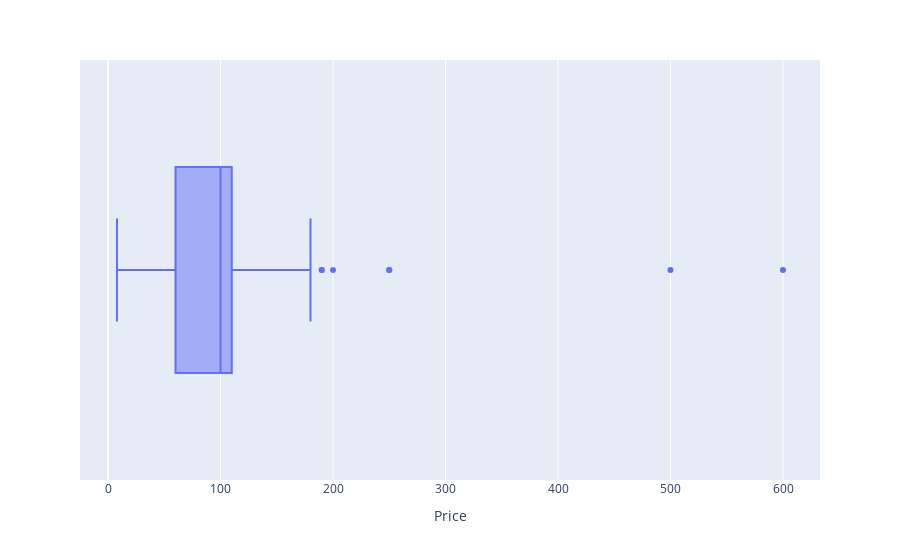

This figure's notebook cell:
### Code cell
fig=px.box(df,x='Price')
fig.show()

### Figure 1 — Plotly figure (JSON) as saved in the notebook; plotly's stock layout.template omitted (floating-point values rounded to 4 significant figures)
{"data": [{"alignmentgroup": "True", "hovertemplate": "Price=%{x}<extra></extra>", "legendgroup": "", "marker": {"color": "#636efa"}, "name": "", "notched": false, "offsetgroup": "", "orientation": "h", "showlegend": false, "type": "box", "x": [35.0, 102.7, 65.0, 100.0, 30.0, 102.7, 70.0, 500.0, 150.0, 40.0, 600.0, 80.0, 50.0, 200.0, 50.0, 70.0, 100.0, 30.0, 100.0, 102.7, 102.7, 20.0, 55.0, 65.0, 45.0, 25.0, 35.0, 40.0, 60.0, 15.0, 102.7, 102.7, 102.7, 50.0, 102.7, 102.7, 102.7, 8.0, 35.0, 20.0, 55.0, 65.0, 45.0, 25.0, 35.0, 40.0, 60.0, 15.0, 102.7, 102.7, 102.7, 102.7, 102.7, 102.7, 102.7, 102.7, 102.7, 102.7, 102.7, 90.0, 80.0, 85.0, 100.0, 90.0, 70.0, 110.0, 95.0, 90.0, 85.0, 150.0, 75.0, 95.0, 100.0, 110.0, 95.0, 125.0, 140.0, 130.0, 250.0, 180.0, 170.0, 160.0, 120.0, 110.0, 190.0, 60.0, 100.0, 130.0, 250.0, 180.0, 170.0, 160.0, 120.0, 110.0, 190.0, 60.0, 100.0], "x0": " ", "xaxis": "x", "y0": " ", "yaxis": "y"}], "layout": {"boxmode": "group", "legend": {"tracegroupgap": 0}, "margin": {"t": 60}, "xaxis": {"anchor": "y", "domain": [0, 1], "title": {"text": "Price"}}, "yaxis": {"anchor": "x", "domain": [0, 1]}}}
